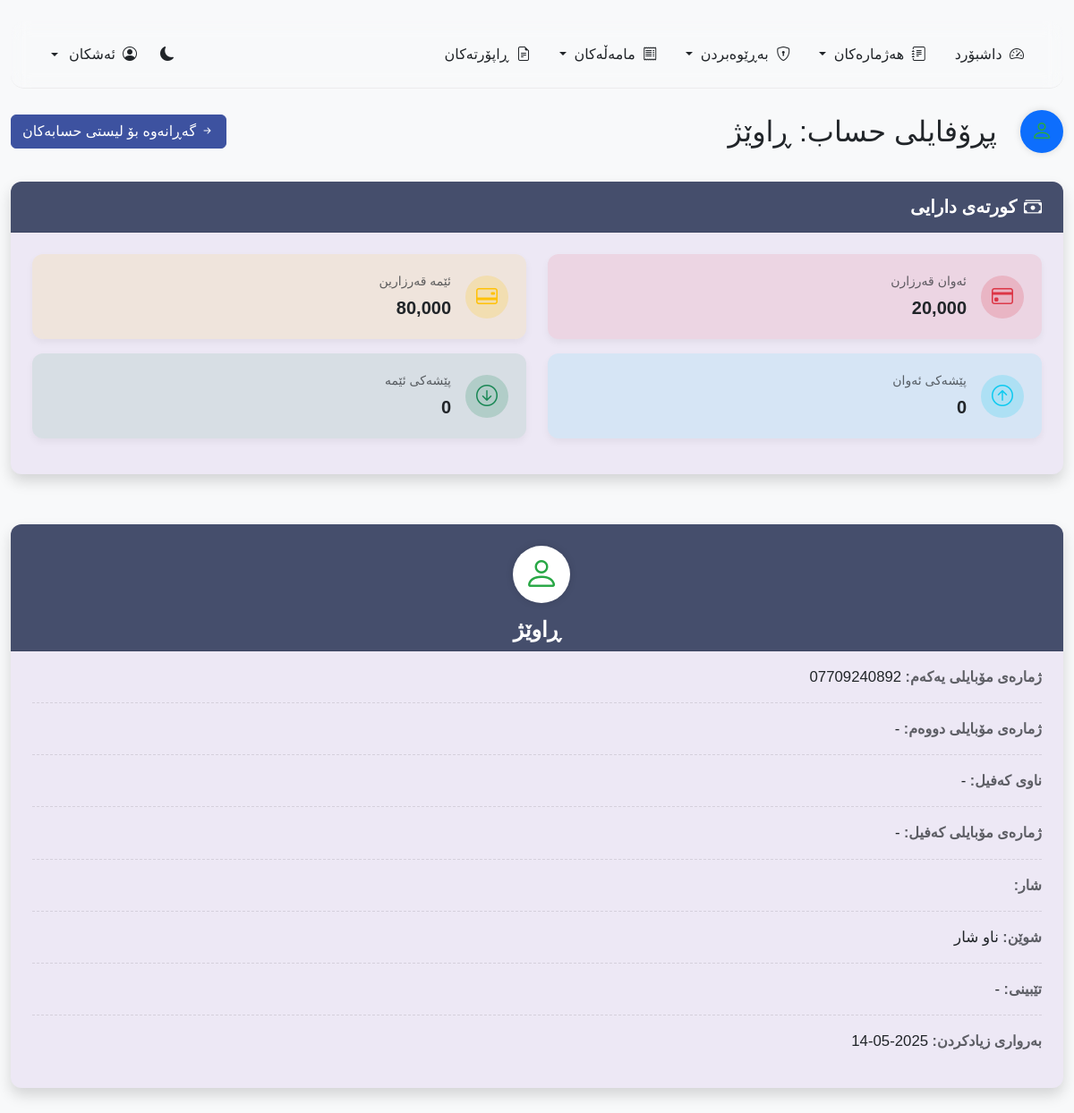
Screenshot of /pages/mixed_account_profile.php?id=1 (signed in) with the database file from the repository.
### tables this page shows
CREATE TABLE `mixed_accounts` (
  `id` int(11) NOT NULL,
  `name` varchar(100) NOT NULL,
  `phone1` varchar(20) NOT NULL,
  `phone2` varchar(20) DEFAULT NULL,
  `guarantor_name` varchar(100) DEFAULT NULL,
  `guarantor_phone` varchar(20) DEFAULT NULL,
  `they_owe` decimal(10,2) NOT NULL DEFAULT 0.00,
  `we_owe` decimal(10,2) NOT NULL DEFAULT 0.00,
  `they_advance` decimal(10,2) NOT NULL DEFAULT 0.00,
  `we_advance` decimal(10,2) NOT NULL DEFAULT 0.00,
  `city` varchar(50) NOT NULL,
  `location` enum('inside','outside') NOT NULL DEFAULT 'inside',
  `notes` text DEFAULT NULL,
  `created_by` int(11) DEFAULT NULL,
  `created_at` timestamp NOT NULL DEFAULT current_timestamp(),
  `updated_at` timestamp NOT NULL DEFAULT current_timestamp() ON UPDATE current_timestamp()
);

### pages/mixed_account_profile.php (the view, shortened to what this page needs)
<?php
$account_id = intval($_GET['id']);
$conn = Database::getInstance();
try {
    $stmt = $conn->prepare("SELECT * FROM mixed_accounts WHERE id = ?");
    $stmt->execute([$account_id]);
    $account = $stmt->fetch();
} catch (PDOException $e) {
    $_SESSION['error_message'] = 'هەڵە: ' . $e->getMessage();
    header('Location: mixed_accounts.php');
    exit();
}
?>
<!DOCTYPE html>
<html lang="ku" dir="rtl" data-bs-theme="<?php echo isset($_COOKIE['theme']) ? $_COOKIE['theme'] : 'light'; ?>">
<head>
    <link rel="stylesheet" href="https://cdn.jsdelivr.net/npm/bootstrap@5.3.2/dist/css/bootstrap.rtl.min.css">
    <link rel="stylesheet" href="https://cdn.jsdelivr.net/npm/bootstrap-icons@1.11.3/font/bootstrap-icons.min.css">
    <link rel="stylesheet" href="../assets/css/common.css">
    <link rel="stylesheet" href="../assets/css/navbar.css">
    <link rel="stylesheet" href="../assets/css/dashboard.css">
    <link rel="stylesheet" href="../assets/css/tables.css">
    <link rel="stylesheet" href="../assets/css/profile.css">
    <link rel="stylesheet" href="https://cdn.jsdelivr.net/npm/sweetalert2@11/dist/sweetalert2.min.css">
</head>
<body class="bg-body-tertiary">
    <div class="container-fluid py-4">
        <?php include '../includes/navbar.php'; ?>
        <div class="profile-header">
            <div class="row d-flex justify-content-between align-items-center">
                <div class="col-12 d-flex justify-content-between align-items-center">
                    <h2>
                        <span class="icon-circle icon-mixed">
                            <i class="bi bi-person"></i>
                        </span>
                        پڕۆفایلی حساب: <?php echo htmlspecialchars($account['name']); ?>
                    </h2>
                    <a href="mixed_accounts.php" class="btn btn-primary">
                        <i class="bi bi-arrow-right-short"></i> گەڕانەوە بۆ لیستی حسابەکان
                    </a>
                </div>
            </div>
        </div>
        <div class="profile-summary-section">
            <div class="row">
                <div class="col-12">
                    <div class="card profile-card mixed-summary-card">
                        <div class="card-header" style="background-color: #454e6c; color: white;">
                            <h5 class="mb-0">
                                <i class="bi bi-cash-stack"></i> کورتەی دارایی
                            </h5>
                        </div>
                        <div class="card-body">
                            <div class="row">
                                <div class="col-md-6 mb-3">
                                    <div class="summary-card they-owe-card">
                                        <div class="summary-icon">
                                            <i class="bi bi-credit-card"></i>
                                        </div>
                                        <div class="summary-data">
                                            <span class="summary-label">ئەوان قەرزارن</span>
                                            <span class="summary-value"><?php echo number_format($account['they_owe'], 0); ?></span>
                                        </div>
                                    </div>
                                </div>
                                <div class="col-md-6 mb-3">
                                    <div class="summary-card we-owe-card">
                                        <div class="summary-icon">
                                            <i class="bi bi-credit-card-2-back"></i>
                                        </div>
                                        <div class="summary-data">
                                            <span class="summary-label">ئێمە قەرزارین</span>
                                            <span class="summary-value"><?php echo number_format($account['we_owe'], 0); ?></span>
                                        </div>
                                    </div>
                                </div>
                                <div class="col-md-6 mb-3">
                                    <div class="summary-card they-advance-card">
                                        <div class="summary-icon">
                                            <i class="bi bi-arrow-up-circle"></i>
                                        </div>
                                        <div class="summary-data">
                                            <span class="summary-label">پێشەکی ئەوان</span>
                                            <span class="summary-value"><?php echo number_format($account['they_advance'], 0); ?></span>
                                        </div>
                                    </div>
                                </div>
                                <div class="col-md-6 mb-3">
                                    <div class="summary-card we-advance-card">
                                        <div class="summary-icon">
                                            <i class="bi bi-arrow-down-circle"></i>
                                        </div>
                                        <div class="summary-data">
                                            <span class="summary-label">پێشەکی ئێمە</span>
                                            <span class="summary-value"><?php echo number_format($account['we_advance'], 0); ?></span>
                                        </div>
                                    </div>
                                </div>
                            </div>
                        </div>
                    </div>
                </div>
            </div>
        </div>
        <div class="profile-info-section">
            <div class="row">
                <div class="col-12">
                    <div class="card profile-card mixed-card">
                        <div class="card-header text-center pt-4 pb-2" style="background-color: #454e6c; color: white;">
                            <div class="mb-3">
                                <span class="icon-circle icon-mixed" style="width:64px;height:64px;background-color:white;"><i class="bi bi-person" style="font-size:2.5rem;"></i></span>
                            </div>
                            <h4 class="fw-bold mb-0"><?php echo htmlspecialchars($account['name']); ?></h4>
                        </div>
                        <div class="card-body pt-0">
                            <ul class="list-group list-group-flush profile-info-list">
                                <li class="list-group-item"><span class="profile-info-label">ژمارەی مۆبایلی یەکەم:</span> <span class="profile-info-value"><?php echo htmlspecialchars($account['phone1']); ?></span></li>
                                <li class="list-group-item"><span class="profile-info-label">ژمارەی مۆبایلی دووەم:</span> <span class="profile-info-value"><?php echo !empty($account['phone2']) ? htmlspecialchars($account['phone2']) : '-'; ?></span></li>
                                <li class="list-group-item"><span class="profile-info-label">ناوی کەفیل:</span> <span class="profile-info-value"><?php echo !empty($account['guarantor_name']) ? htmlspecialchars($account['guarantor_name']) : '-'; ?></span></li>
                                <li class="list-group-item"><span class="profile-info-label">ژمارەی مۆبایلی کەفیل:</span> <span class="profile-info-value"><?php echo !empty($account['guarantor_phone']) ? htmlspecialchars($account['guarantor_phone']) : '-'; ?></span></li>
                                <li class="list-group-item"><span class="profile-info-label">شار:</span> <span class="profile-info-value"><?php echo htmlspecialchars($account['city']); ?></span></li>
                                <li class="list-group-item"><span class="profile-info-label">شوێن:</span> <span class="profile-info-value"><?php echo $account['location'] === 'inside' ? 'ناو شار' : 'دەرەوەی شار'; ?></span></li>
                                <li class="list-group-item"><span class="profile-info-label">تێبینی:</span> <span class="profile-info-value"><?php echo !empty($account['notes']) ? nl2br(htmlspecialchars($account['notes'])) : '-'; ?></span></li>
                                <li class="list-group-item"><span class="profile-info-label">بەرواری زیادکردن:</span> <span class="profile-info-value"><?php echo date('Y-m-d', strtotime($account['created_at'])); ?></span></li>
                            </ul>
                        </div>
                    </div>
                </div>
            </div>
        </div>
    </div>
</body>
</html>

### assets/css/common.css (style rules this page uses)
:root { --primary: #3D52A0; --secondary: #7091E6; --tertiary: #8697C4; --quaternary: #ADBBDA; --light-bg: #EDE8F5; --dark-primary: #3D52A0; --dark-secondary: #5873C8; --dark-tertiary: #7091E6; --dark-quaternary: #8697C4; --dark-bg: #121212; --dark-text: #EDE8F5; }
[data-bs-theme="light"] { --bs-body-bg: var(--light-bg); --bs-body-color: #212529; }
html { direction: rtl; text-align: right; }
body { min-height: 100vh; display: flex; flex-direction: column; background-color: var(--bs-body-bg); font-family: 'Rabar', sans-serif; }
.container-fluid { flex: 1; }
.btn-primary { background-color: var(--primary); border-color: var(--primary); }
.icon-circle { display: inline-flex; align-items: center; justify-content: center; width: 48px; height: 48px; border-radius: 50%; background: #f8f9fa; margin-left: 10px; box-shadow: 0 0 8px #0002; transition: background 0.2s; }
.icon-circle i { font-size: 2rem; color: #ffc107; transition: color 0.2s; }
.icon-mixed { background: #d1f5e0; }
.icon-mixed i { color: #28a745; }
* { scrollbar-width: thin; scrollbar-color: var(--dark-primary) #f1f1f1; }

### assets/css/dashboard.css (style rules this page uses)
.card { border: none; border-radius: 15px; box-shadow: 0 4px 6px rgba(0, 0, 0, 0.1); background: var(--bs-body-bg); transition: box-shadow 0.3s ease; }
.card-header { background: none; border-bottom: 1px solid rgba(0, 0, 0, 0.1); padding: 1rem 1.5rem; }
.card-body { padding: 1.5rem; }

### assets/css/profile.css (style rules this page uses)
.profile-card { box-shadow: 0 0.5rem 1rem rgba(0, 0, 0, 0.15); border: none; border-radius: 0.75rem; overflow: hidden; margin-bottom: 1.5rem; background-color: var(--bs-card-bg); }
.profile-card .card-header { border-bottom: 1px solid rgba(0, 0, 0, 0.1); background-color: rgba(0, 0, 0, 0.03); padding: 1rem 1.5rem; }
.profile-card .card-header h5 { font-weight: 600; display: flex; align-items: center; }
.profile-card .card-header h5 i { margin-left: 0.5rem; }
.profile-card .card-body { padding: 1.5rem; }
.profile-info-list { margin: 0; padding: 0; }
.profile-info-list .list-group-item { border: none; border-bottom: 1px dashed rgba(0, 0, 0, 0.1); padding: 1rem 0; }
.profile-info-list .list-group-item:last-child { border-bottom: none; }
.profile-info-label { font-weight: 600; color: var(--bs-body-color); opacity: 0.7; margin-bottom: 0.25rem; }
.profile-info-value { font-size: 1.05rem; color: var(--bs-body-color); }
.summary-card { display: flex; align-items: center; background-color: var(--bs-tertiary-bg); border-radius: 0.75rem; padding: 1.25rem; box-shadow: 0 0.25rem 0.5rem rgba(0, 0, 0, 0.05); transition: all 0.3s ease; height: 100%; }
.summary-icon { display: flex; align-items: center; justify-content: center; width: 3rem; height: 3rem; border-radius: 50%; margin-left: 1rem; font-size: 1.5rem; }
.summary-data { flex: 1; }
.summary-label { display: block; font-size: 0.875rem; font-weight: 500; margin-bottom: 0.25rem; opacity: 0.7; }
.summary-value { display: block; font-size: 1.25rem; font-weight: 600; }
.mixed-card .card-header { background-color: rgba(138, 95, 185, 0.1); }
.they-owe-card { background-color: rgba(220, 53, 69, 0.1); }
.they-owe-card .summary-icon { background-color: rgba(220, 53, 69, 0.2); color: #dc3545; }
.we-owe-card { background-color: rgba(255, 193, 7, 0.1); }
.we-owe-card .summary-icon { background-color: rgba(255, 193, 7, 0.2); color: #ffc107; }
.they-advance-card { background-color: rgba(13, 202, 240, 0.1); }
.they-advance-card .summary-icon { background-color: rgba(13, 202, 240, 0.2); color: #0dcaf0; }
.we-advance-card { background-color: rgba(25, 135, 84, 0.1); }
.we-advance-card .summary-icon { background-color: rgba(25, 135, 84, 0.2); color: #198754; }
.profile-header { margin-bottom: 2rem; }
.profile-header h2 { margin-bottom: 0; display: flex; align-items: center; gap: 1rem; }
.profile-header .icon-circle { width: 48px; height: 48px; display: flex; align-items: center; justify-content: center; border-radius: 50%; background-color: var(--bs-primary); color: white; }
.profile-header .icon-circle i { font-size: 1.5rem; }
.profile-summary-section { margin-bottom: 2rem; }
.profile-info-section { margin-bottom: 2rem; }

### rows the page displays
mixed_accounts: name "ڕاوێژ", they_owe "20,000", we_owe "80,000", they_advance "0", we_advance "0", phone1 "07709240892", created_at "2025-05-14"

### other values shown
$user_full_name "ئەشکان"
